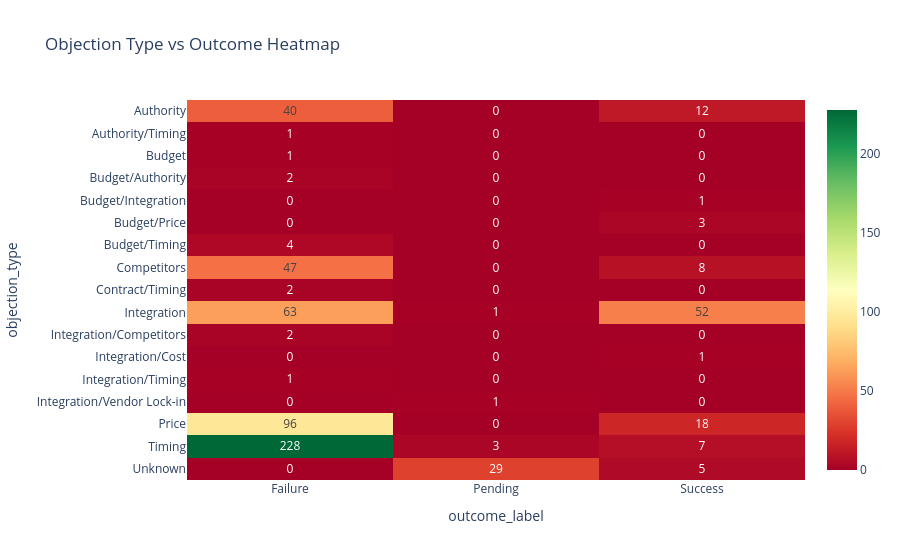

The notebook cell this image was saved under:
### Code cell
# Chi-Square Test for Objection vs Outcome
if DATA_LOADED and len(metrics_df) > 0 and 'objection_type' in metrics_df.columns:
    try:
        contingency = pd.crosstab(metrics_df['objection_type'], metrics_df['outcome_label'])
        
        if contingency.shape[0] >= 2 and contingency.shape[1] >= 2:
            chi2, p_value, dof, expected = chi2_contingency(contingency)
            
            print("🔬 Chi-Square Test: Objection Type vs Outcome")
            print("="*50)
            print(f"Chi-Square Statistic: {chi2:.4f}")
            print(f"P-Value: {p_value:.4f}")
            print(f"Degrees of Freedom: {dof}")
            print(f"\n{'✅ Significant association!' if p_value < 0.05 else '❌ No significant association'}")
            
            # Visualize
            fig = px.imshow(contingency, text_auto=True, aspect='auto',
                            title='Objection Type vs Outcome Heatmap',
                            color_continuous_scale='RdYlGn')
            fig.show()
        else:
            print("⚠️ Need at least 2 categories in each variable for chi-square test")
            print(f"Current shape: {contingency.shape}")
    except Exception as e:
        print(f"⚠️ Chi-square test failed: {e}")
else:
    print("⚠️ No objection data available for analysis")

### Figure 1 — Plotly figure (JSON) as saved in the notebook; plotly's stock layout.template omitted (floating-point values rounded to 4 significant figures)
{"data": [{"coloraxis": "coloraxis", "hovertemplate": "outcome_label: %{x}<br>objection_type: %{y}<br>color: %{z}<extra></extra>", "name": "0", "texttemplate": "%{z}", "type": "heatmap", "x": ["Failure", "Pending", "Success"], "xaxis": "x", "y": ["Authority", "Authority/Timing", "Budget", "Budget/Authority", "Budget/Integration", "Budget/Price", "Budget/Timing", "Competitors", "Contract/Timing", "Integration", "Integration/Competitors", "Integration/Cost", "Integration/Timing", "Integration/Vendor Lock-in", "Price", "Timing", "Unknown"], "yaxis": "y", "z": [[40, 0, 12], [1, 0, 0], [1, 0, 0], [2, 0, 0], [0, 0, 1], [0, 0, 3], [4, 0, 0], [47, 0, 8], [2, 0, 0], [63, 1, 52], [2, 0, 0], [0, 0, 1], [1, 0, 0], [0, 1, 0], [96, 0, 18], [228, 3, 7], [0, 29, 5]]}], "layout": {"coloraxis": {"colorscale": [[0, "rgb(165,0,38)"], [0.1, "rgb(215,48,39)"], [0.2, "rgb(244,109,67)"], [0.3, "rgb(253,174,97)"], [0.4, "rgb(254,224,139)"], [0.5, "rgb(255,255,191)"], [0.6, "rgb(217,239,139)"], [0.7, "rgb(166,217,106)"], [0.8, "rgb(102,189,99)"], [0.9, "rgb(26,152,80)"], [1, "rgb(0,104,55)"]]}, "title": {"text": "Objection Type vs Outcome Heatmap"}, "xaxis": {"anchor": "y", "domain": [0, 1], "title": {"text": "outcome_label"}}, "yaxis": {"anchor": "x", "autorange": "reversed", "domain": [0, 1], "title": {"text": "objection_type"}}}}
